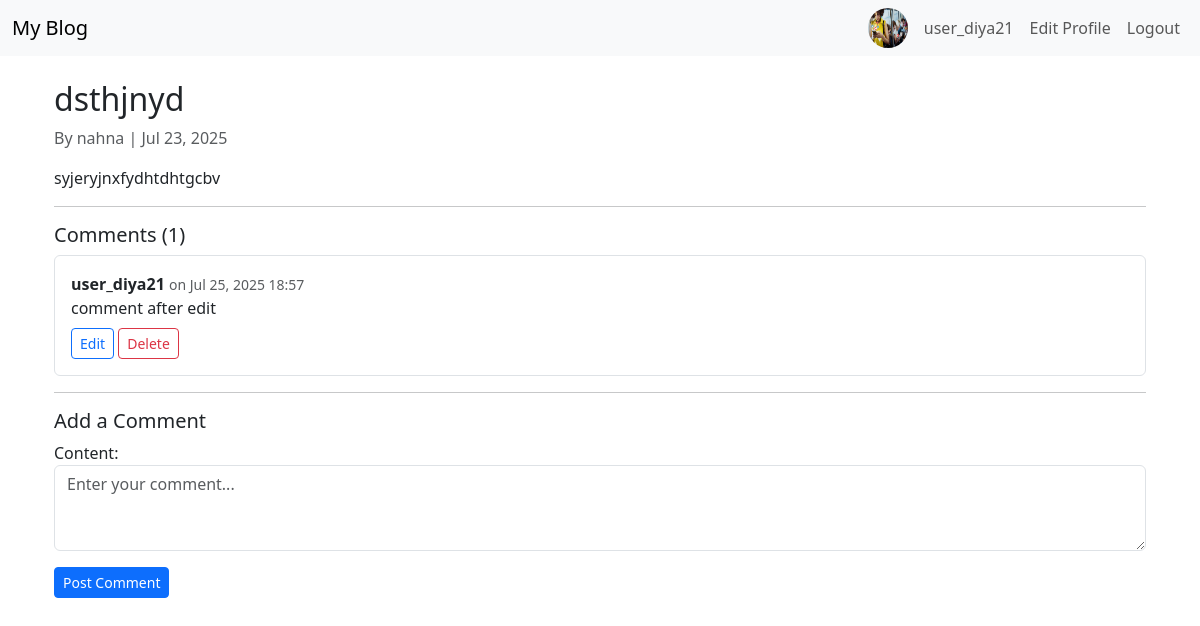
Page /blog/9/ (signed in) on the committed database.
### account/models.py (models this page shows, shortened)
class Profile(models.Model):
    user = models.OneToOneField(User, on_delete=models.CASCADE)
    bio = models.TextField(blank=True)
    profile_pic = models.ImageField(upload_to='profile_pics/', default='profile_pics/default.jpg')

### blog/models.py (models this page shows, shortened)
class Post(models.Model):
    title = models.CharField(max_length=200)
    content = models.TextField()
    author = models.ForeignKey(User, on_delete=models.CASCADE)
    created_at = models.DateTimeField(auto_now_add=True)
    class Meta:
        ordering = ['-created_at']

class Comment(models.Model):
    post = models.ForeignKey(Post, on_delete=models.CASCADE, related_name='comments')  # ✅ added related_name
    author = models.ForeignKey(User, on_delete=models.CASCADE)
    content = models.TextField()
    created_at = models.DateTimeField(auto_now_add=True)

### blog/views.py (the view)
# urls.py: path('<int:pk>/',views.post_detail,name='post_detail'),
def post_detail(request, pk):
    post = get_object_or_404(Post, pk=pk)
    comments = post.comments.all()
    if request.method == 'POST':
            form = CommentForm(request.POST)
            if form.is_valid():
                comment = form.save(commit=False)
                comment.post = post
                comment.author = request.user
                comment.save()
                messages.success(request, "Comment added.")
                return redirect('blog:post_detail', pk=post.pk)
    else:
        form = CommentForm()
    return render(request, 'blog/post_detail.html', {
        'post': post,
        'comments': comments,
        'form': form
    })

### blog/forms.py
class CommentForm(forms.ModelForm):
    class Meta:
        model = Comment
        fields = ['content']
        widgets = {
            'content': forms.Textarea(attrs={
                'class': 'form-control',
                'rows': 3,
                'placeholder': 'Enter your comment...'}),
        }

### blog/templates/blog/post_detail.html (shortened to what this page needs)
{% extends 'base.html' %}
{% block content %}
<div class="container mt-4">
  <h2>{{ post.title }}</h2>
  <p class="text-muted">By {{ post.author }} | {{ post.created_at|date:"M d, Y" }}</p>
  <p>{{ post.content }}</p>
  <hr>
  <h5>Comments ({{ comments.count }})</h5>
  {% for comment in comments %}
    <div class="border p-3 mb-3 rounded">
      <strong>{{ comment.author }}</strong>
      <small class="text-muted">on {{ comment.created_at|date:"M d, Y H:i" }}</small>
      <p class="mb-1">{{ comment.content }}</p>
      {% if user == comment.author %}
        <div class="mt-2">
          <a href="{% url 'blog:edit_comment' comment.id %}" class="btn btn-sm btn-outline-primary">Edit</a>
          <a href="{% url 'blog:delete_comment' comment.id %}" class="btn btn-sm btn-outline-danger">Delete</a>
        </div>
      {% endif %}
    </div>
  {% empty %}
    <p>No comments yet.</p>
  {% endfor %}
  <hr>
  {% if user.is_authenticated %}
    <h5>Add a Comment</h5>
    <form method="post">
      {{ form.as_p }}
      <button type="submit" class="btn btn-primary btn-sm">Post Comment</button>
    </form>
  {% else %}
    <p>You must <a href="{% url 'login' %}">log in</a> to comment.</p>
  {% endif %}
</div>
{% endblock %}

### templates/base.html (shortened to what this page needs)
<!DOCTYPE html>
<html lang="en">
<head>
    <link rel="stylesheet" href="https://cdn.jsdelivr.net/npm/bootstrap@5.3.0/dist/css/bootstrap.min.css">
</head>
<body>
  <nav class="navbar navbar-expand-lg navbar-light bg-light">
    <div class="container-fluid">
        <a class="navbar-brand" href="{% url 'home' %}">My Blog</a>
        <div class="collapse navbar-collapse">
            <ul class="navbar-nav ms-auto">
  {% if user.is_authenticated %}
    <li class="nav-item d-flex align-items-center">
      {% if user.profile.profile_pic %}
        <img src="{{ user.profile.profile_pic.url }}" width="40" height="40" class="rounded-circle me-2" alt="Profile Pic">
      {% else %}
        <img src="/media/profile_pics/default.jpg" width="40" height="40" class="rounded-circle me-2" alt="Default Pic">
      {% endif %}
    </li>
    <li class="nav-item">
      <a class="nav-link" href="#">{{ user.username }}</a>
    </li>
    <li class="nav-item">
      <a class="nav-link" href="{% url 'edit_profile' %}">Edit Profile</a>
    </li>
    <li class="nav-item">
      <a class="nav-link" href="{% url 'logout' %}">Logout</a>
    </li>
  {% endif %}
</ul>
        </div>
    </div>
</nav>
    <div class="container mt-4">
        {% block content %}{% endblock %}
    </div>
</body>
</html>

### rows in the picture
Post: title "dsthjnyd", author "nahna", created_at "Jul 23, 2025", content "syjeryjnxfydhtdhtgcbv", count "1"
Comment: author "user_diya21", created_at "Jul 25, 2025 18:57", content "comment after edit", shows "Edit"

### other values in the picture
{{ user.username }} "user_diya21"
